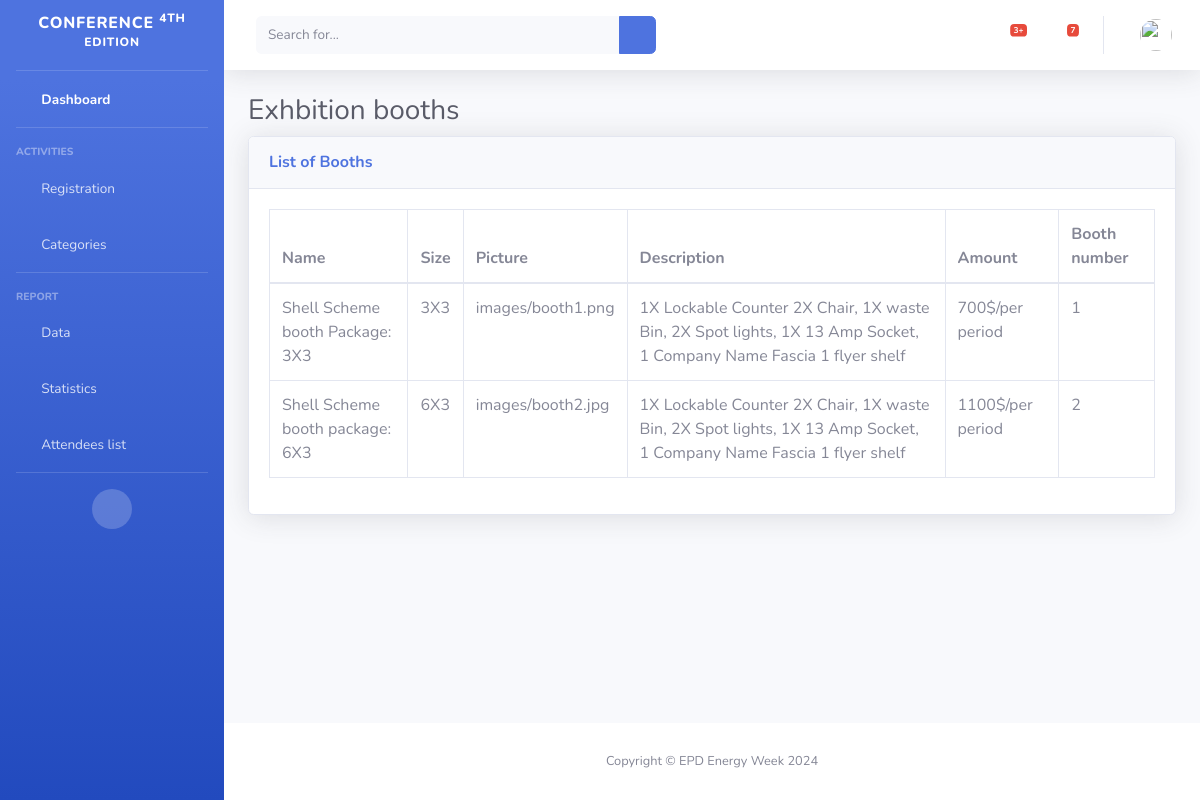
Screenshot of /administration/booths_list with the database file from the repository.
### conference_planning/models.py (models this page shows, shortened)
class booth(models.Model):
    name = models.CharField(max_length=200)
    size = models.CharField(max_length=100)
    picture = models.ImageField(upload_to='images/')
    description = models.TextField(max_length=10000)
    amount = models.CharField(max_length=1000)
    booth_number= models.IntegerField(default= '')

### conference_planning/views.py (the view)
# urls.py: path('booths_list', views.booths_list.as_view(), name = 'booths_list'),
class booths_list(ListView):
    template_name = 'conference_planning/administration/booths_list.html'
    model = booth
    context_object_name = 'booths'

### conference_planning/templates/conference_planning/administration/booths_list.html (shortened to what this page needs)
{% load static %}
{% load crispy_forms_tags %}
{% load crispy_forms_filters %}
<!DOCTYPE html>
<html lang="en">
<head>
    <link href="{% static 'administration/vendor/fontawesome-free/css/all.min.css' %}" rel="stylesheet" type="text/css">
    <link href="{% static 'administration/css/sb-admin-2.min.css' %}" rel="stylesheet">
</head>
<body id="page-top">
    <div id="wrapper">
        <ul class="navbar-nav bg-gradient-primary sidebar sidebar-dark accordion" id="accordionSidebar">
            <a class="sidebar-brand d-flex align-items-center justify-content-center" href="{% url 'administration:dashboard' %}">
                <div class="sidebar-brand-text mx-3">Conference <sup>4Th Edition</sup></div>
            </a>
            <hr class="sidebar-divider my-0">
            <li class="nav-item active">
                <a class="nav-link" href="{% url 'administration:dashboard' %}">
                    <i class="fas fa-fw fa-tachometer-alt"></i>
                    <span>Dashboard</span></a>
            </li>
            <hr class="sidebar-divider">
            <div class="sidebar-heading">
                Activities
            </div>
            <li class="nav-item">
                <a class="nav-link collapsed" href="#" data-toggle="collapse" data-target="#collapseTwo"
                    aria-expanded="true" aria-controls="collapseTwo">
                    <i class="fas fa-fw fa-cog"></i>
                    <span>Registration</span>
                </a>
            </li>
            <li class="nav-item">
                <a class="nav-link collapsed" href="#" data-toggle="collapse" data-target="#collapseUtilities"
                    aria-expanded="true" aria-controls="collapseUtilities">
                    <i class="fas fa-fw fa-wrench"></i>
                    <span>Categories</span>
                </a>
            </li>
            <hr class="sidebar-divider">
            <div class="sidebar-heading">
                Report
            </div>
            <li class="nav-item">
                <a class="nav-link collapsed" href="#" data-toggle="collapse" data-target="#collapsePages"
                    aria-expanded="true" aria-controls="collapsePages">
                    <i class="fas fa-fw fa-folder"></i>
                    <span>Data</span>
                </a>
            </li>
            <li class="nav-item">
                <a class="nav-link" href="#">
                    <i class="fas fa-fw fa-chart-area"></i>
                    <span>Statistics</span></a>
            </li>
            <li class="nav-item">
                <a class="nav-link" href="{% url 'administration:attendees' %}">
                    <i class="fas fa-fw fa-table"></i>
                    <span>Attendees list</span></a>
            </li>
            <hr class="sidebar-divider d-none d-md-block">
            <div class="text-center d-none d-md-inline">
                <button class="rounded-circle border-0" id="sidebarToggle"></button>
            </div>
        </ul>
        <div id="content-wrapper" class="d-flex flex-column">
            <div id="content">
                <nav class="navbar navbar-expand navbar-light bg-white topbar mb-4 static-top shadow">
                    <form
                        class="d-none d-sm-inline-block form-inline mr-auto ml-md-3 my-2 my-md-0 mw-100 navbar-search">
                        <div class="input-group">
                            <input type="text" class="form-control bg-light border-0 small" placeholder="Search for..."
                                aria-label="Search" aria-describedby="basic-addon2">
                            <div class="input-group-append">
                                <button class="btn btn-primary" type="button">
                                    <i class="fas fa-search fa-sm"></i>
                                </button>
                            </div>
                        </div>
                    </form>
                    <ul class="navbar-nav ml-auto">
                        <li class="nav-item dropdown no-arrow mx-1">
                            <a class="nav-link dropdown-toggle" href="#" id="alertsDropdown" role="button"
                                data-toggle="dropdown" aria-haspopup="true" aria-expanded="false">
                                <i class="fas fa-bell fa-fw"></i>
                                <span class="badge badge-danger badge-counter">3+</span>
                            </a>
                        </li>
                        <li class="nav-item dropdown no-arrow mx-1">
                            <a class="nav-link dropdown-toggle" href="#" id="messagesDropdown" role="button"
                                data-toggle="dropdown" aria-haspopup="true" aria-expanded="false">
                                <i class="fas fa-envelope fa-fw"></i>
                                <span class="badge badge-danger badge-counter">7</span>
                            </a>
                        </li>
                        <li class="nav-item dropdown no-arrow">
                            <a class="nav-link dropdown-toggle" href="#" id="userDropdown" role="button"
                                data-toggle="dropdown" aria-haspopup="true" aria-expanded="false">
                                <img class="img-profile rounded-circle"
                                    src="{% static 'administration/img/undraw_profile.svg' %}">
                            </a>
                        </li>
                    </ul>
                </nav>
                <div class="container-fluid">
                    <h1 class="h3 mb-2 text-gray-800">Exhbition booths</h1>
                    <div class="card shadow mb-4">
                        <div class="card-header py-3">
                            <h6 class="m-0 font-weight-bold text-primary">List of Booths</h6>
                        </div>
                        <div class="card-body">
                            <div class="table-responsive">
                                <table class="table table-bordered" id="dataTable" width="100%" cellspacing="0">
                                    <thead>
                                        <tr>
                                            <th>Name</th>
                                            <th>Size</th>
                                            <th>Picture</th>
                                            <th>Description</th>
                                            <th>Amount</th>
                                            <th>Booth number</th>
                                        </tr>
                                    </thead>
                                    <tbody>
                                        {% for booth in booths %}
                                        <tr>
                                            <td>{{ booth.name }}</td>
                                            <td>{{ booth.size }}</td>
                                            <td>{{ booth.picture }}</td>
                                            <td>{{ booth.description }}</td>
                                            <td>{{ booth.amount }}</td>
                                            <td>{{ booth.booth_number }}</td>
                                        </tr>
                                        {% endfor %}
                                    </tbody>
                                </table>
                            </div>
                        </div>
                    </div>
                </div>
            </div>
            <footer class="sticky-footer bg-white">
                <div class="container my-auto">
                    <div class="copyright text-center my-auto">
                        <span>Copyright &copy; EPD Energy Week 2024</span>
                    </div>
                </div>
            </footer>
        </div>
    </div>
</body>
</html>

### rows the page displays
booth: name "Shell Scheme booth Package: 3X3", size "3X3", picture "images/booth1.png", description "1X Lockable Counter 2X Chair, 1X waste Bin, 2X Spot lights, 1X 13 Amp Socket, 1 Company Name Fascia 1 flyer shelf", amount "700$/per period", booth_number "1"
booth: name "Shell Scheme booth package: 6X3", size "6X3", picture "images/booth2.jpg", description "1X Lockable Counter 2X Chair, 1X waste Bin, 2X Spot lights, 1X 13 Amp Socket, 1 Company Name Fascia 1 flyer shelf", amount "1100$/per period", booth_number "2"
